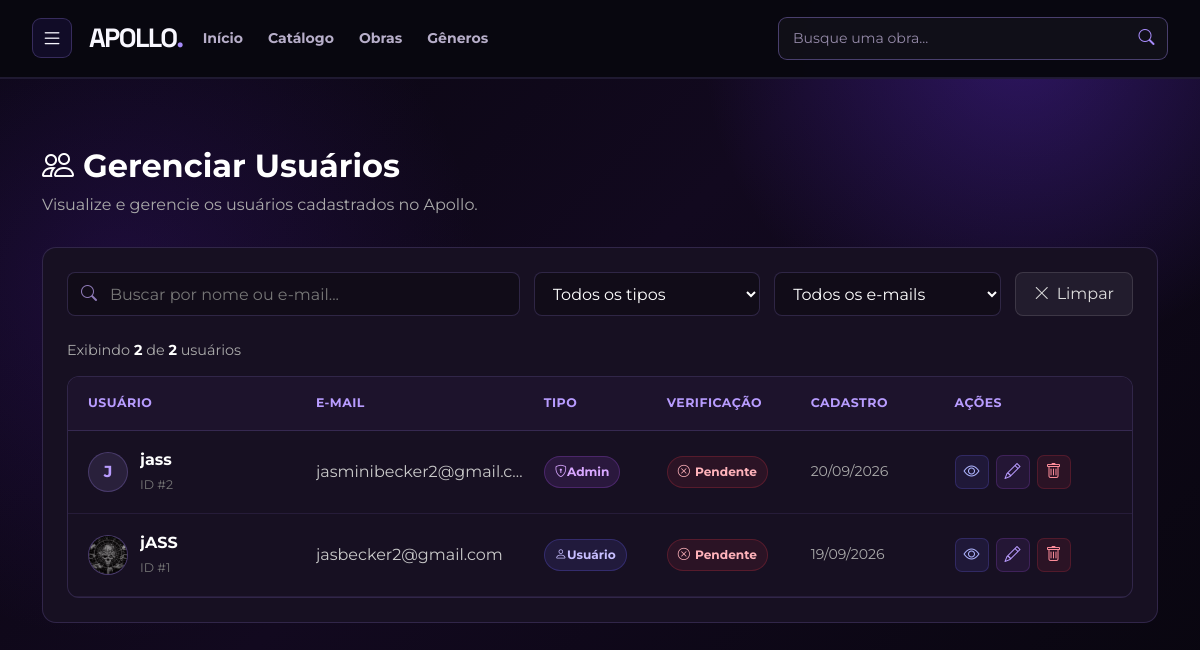
Page /adm/GerenciarUsuarios.php (signed in) on the committed database.
### tables this page shows
CREATE TABLE `usuarios` (
  `id` int UNSIGNED NOT NULL,
  `nome` varchar(120) NOT NULL,
  `email` varchar(150) NOT NULL,
  `senha` varchar(255) NOT NULL,
  `tipo` enum('usuario','admin') NOT NULL DEFAULT 'usuario',
  `email_verificado` tinyint(1) NOT NULL DEFAULT '0',
  `foto` varchar(500) DEFAULT NULL,
  `bio` varchar(255) DEFAULT NULL,
  `criado_em` timestamp NULL DEFAULT CURRENT_TIMESTAMP
);

### www/includes/functions.php (called while the page is built, shortened)
<?php
$host = 'mysql';
$banco = 'pi_apollo';
$usuario = 'apollo_app';
$senha = '123456';
function conectarBanco(){
    global $host, $banco, $usuario, $senha;
    static $conexao = null;
    if ($conexao === null) {
        $dsn = "mysql:host=$host;port=3306;dbname=$banco;charset=utf8mb4";
        $conexao = new PDO(
            $dsn,
            $usuario,
            $senha,
            [
                PDO::ATTR_ERRMODE => PDO::ERRMODE_EXCEPTION,
                PDO::ATTR_DEFAULT_FETCH_MODE => PDO::FETCH_ASSOC
            ]
        );
    }
    return $conexao;
}
function e($texto)
{
    return htmlspecialchars($texto ?? '', ENT_QUOTES, 'UTF-8');
}
function buscarTodosUsuarios()
{
    $conexao = conectarBanco();
    $sql = "
        SELECT
            id,
            nome,
            email,
            tipo,
            email_verificado,
            foto,
            bio,
            criado_em
        FROM usuarios
        ORDER BY criado_em DESC
    ";
    $consulta = $conexao->query($sql);
    return $consulta->fetchAll();
}

### www/adm/GerenciarUsuarios.php (the view, shortened to what this page needs)
<?php
require_once __DIR__ . '/../includes/functions.php';
$busca = trim($_GET['busca'] ?? '');
$filtroTipo = $_GET['tipo'] ?? '';
$filtroVerificado = $_GET['verificado'] ?? '';
$usuarios = buscarTodosUsuarios();
$usuariosFiltrados = array_filter(
    $usuarios,
    function ($usuario) use ($busca, $filtroTipo, $filtroVerificado) {
        if ($busca !== '') {
            $textoBusca = mb_strtolower($busca, 'UTF-8');
            $nome = mb_strtolower($usuario['nome'] ?? '', 'UTF-8');
            $email = mb_strtolower($usuario['email'] ?? '', 'UTF-8');
            if (
                mb_strpos($nome, $textoBusca, 0, 'UTF-8') === false &&
                mb_strpos($email, $textoBusca, 0, 'UTF-8') === false
            ) {
                return false;
            }
        }
        if ($filtroTipo !== '') {
            if (($usuario['tipo'] ?? '') !== $filtroTipo) {
                return false;
            }
        }
        if ($filtroVerificado !== '') {
            $verificado = (int) ($usuario['email_verificado'] ?? 0);
            if ($filtroVerificado === '1' && $verificado !== 1) {
                return false;
            }
            if ($filtroVerificado === '0' && $verificado !== 0) {
                return false;
            }
        }
        return true;
    }
);
?>
<!DOCTYPE html>
<html lang="pt-BR">
<head>
    <link
        href="https://cdn.jsdelivr.net/npm/bootstrap@5.3.8/dist/css/bootstrap.min.css"
        rel="stylesheet"
    >
    <link
        rel="stylesheet"
        href="https://cdn.jsdelivr.net/npm/bootstrap-icons@1.13.1/font/bootstrap-icons.min.css"
    >
    <link
        rel="stylesheet"
        href="../css/styles.css"
    >
</head>
<body>
<header>
    <?php include '../menu.php'; ?>
</header>
<main class="container py-5">
    <div class="admin-cabecalho">
        <h1>
            <i class="bi bi-people"></i>
            Gerenciar Usuários
        </h1>
        <p>
            Visualize e gerencie os usuários cadastrados no Apollo.
        </p>
    </div>
    <section class="admin-secao">
        <form method="GET" class="filtros-usuarios">
            <div class="campo-filtro">
                <input
                    type="text"
                    name="busca"
                    placeholder="Buscar por nome ou e-mail..."
                    value="<?= e($busca) ?>"
                >
            </div>
            <div class="campo-filtro">
                <select name="tipo">
                    <option value="">Todos os tipos</option>
                </select>
            </div>
            <div class="campo-filtro">
                <select name="verificado">
                    <option value="">Todos os e-mails</option>
                </select>
            </div>
            <div>
                <a
                    href="GerenciarUsuarios.php"
                    class="botao-limpar"
                >
                    <i class="bi bi-x-lg"></i>
                    Limpar
                </a>
            </div>
        </form>
        <div class="usuarios-info">
            <span>
                Exibindo
                <strong><?= count($usuariosFiltrados) ?></strong>
                de
                <strong><?= count($usuarios) ?></strong>
                usuários
            </span>
        </div>
        <div class="tabela-usuarios">
            <div class="tabela-usuarios-cabecalho">
                <div>Usuário</div>
                <div>E-mail</div>
                <div>Tipo</div>
                <div>Verificação</div>
                <div class="coluna-data">Cadastro</div>
                <div>Ações</div>
            </div>
            <?php if (empty($usuariosFiltrados)): ?>
                <div class="sem-usuarios">
                    <i class="bi bi-person-x"></i>
                    <div>
                        Nenhum usuário encontrado.
                    </div>
                </div>
            <?php else: ?>
                <?php foreach ($usuariosFiltrados as $usuario): ?>
                    <?php
                    $id = (int) $usuario['id'];
                    $nome = $usuario['nome'] ?? '';
                    $email = $usuario['email'] ?? '';
                    $tipo = $usuario['tipo'] ?? 'usuario';
                    $verificado = (int) ($usuario['email_verificado'] ?? 0);
                    $foto = $usuario['foto'] ?? null;
                    $criadoEm = $usuario['criado_em'] ?? null;
                    $inicial = mb_strtoupper(
                        mb_substr($nome, 0, 1, 'UTF-8'),
                        'UTF-8'
                    );
                    ?>
                    <div class="tabela-usuarios-linha">
                        <div class="usuario-nome">
                            <div class="usuario-avatar">
                                <?php if (!empty($foto)): ?>
                                    <img
                                        src="<?= e($foto) ?>"
                                        alt="Foto de <?= e($nome) ?>"
                                    >
                                <?php else: ?>
                                    <?= e($inicial) ?>
                                <?php endif; ?>
                            </div>
                            <div class="usuario-nome-texto">
                                <strong>
                                    <?= e($nome) ?>
                                </strong>
                                <span class="usuario-id">
                                    ID #<?= $id ?>
                                </span>
                            </div>
                        </div>
                        <div class="usuario-email">
                            <?= e($email) ?>
                        </div>
                        <div>
                            <?php if ($tipo === 'admin'): ?>
                                <span class="badge-tipo badge-admin">
                                    <i class="bi bi-shield-lock"></i>
                                    Admin
                                </span>
                            <?php else: ?>
                                <span class="badge-tipo badge-usuario">
                                    <i class="bi bi-person"></i>
                                    Usuário
                                </span>
                            <?php endif; ?>
                        </div>
                        <div>
                            <?php if ($verificado === 1): ?>
                                <span class="badge-verificado">
                                    <i class="bi bi-check-circle"></i>
                                    Verificado
                                </span>
                            <?php else: ?>
                                <span class="badge-nao-verificado">
                                    <i class="bi bi-x-circle"></i>
                                    Pendente
                                </span>
                            <?php endif; ?>
                        </div>
                        <div class="coluna-data data-cadastro">
                            <?php
                            if (!empty($criadoEm)) {
                                echo date('d/m/Y', strtotime($criadoEm));
                            } else {
                                echo '-';
                            }
                            ?>
                        </div>
                        <div class="acoes-usuario">
                            <button
                                type="button"
                                class="botao-acao-usuario botao-visualizar"
                                title="Visualizar"
                                data-bs-toggle="modal"
                                data-bs-target="#modalVisualizar<?= $id ?>"
                            >
                                <i class="bi bi-eye"></i>
                            </button>
                            <button
                                type="button"
                                class="botao-acao-usuario botao-editar"
                                title="Editar"
                                data-bs-toggle="modal"
                                data-bs-target="#modalEditar<?= $id ?>"
                            >
                                <i class="bi bi-pencil"></i>
                            </button>
                            <button
                                type="button"
                                class="botao-acao-usuario botao-excluir"
                                title="Excluir"
                                data-bs-toggle="modal"
                                data-bs-target="#modalExcluir<?= $id ?>"
                            >
                                <i class="bi bi-trash"></i>
                            </button>
                        </div>
                    </div>
                <?php endforeach; ?>
            <?php endif; ?>
        </div>
    </section>
</main>
</body>
</html>

### rows in the picture
usuarios: nome "J", nome "jass", id "2", email "jasminibecker2@gmail.c…", tipo "admin" (drawn), email_verificado 0 (drawn), criado_em "20/09/2026"
usuarios: foto (picture), nome "jASS", id "1", email "jasbecker2@gmail.com", tipo "usuario" (drawn), email_verificado 0 (drawn), criado_em "19/09/2026"

### other values in the picture
count($usuariosFiltrados) "2"
count($usuarios) "2"
